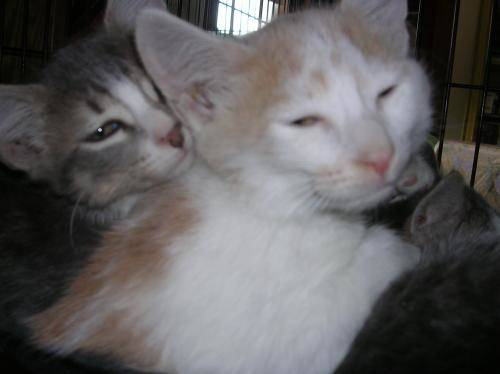
#> input picture images/Cat/16.jpg, 500 x 374 px; its folder holds only this picture in this run
$ python 'Cats Vs Dogs Model.py'
#> lines starting #> are read from the running program, lines starting #| are printed output that depends on the picture
from cv2 import imshow
import matplotlib.image as mpimg
import numpy as np
import timeit
import os
import cv2
import pyttsx3
from scipy import rand
from tqdm import tqdm
import random
import matplotlib.pyplot as plt
from skimage.feature import hog
import matplotlib.image as mpimg
from sklearn.svm import LinearSVC
from sklearn.svm import SVC
from sklearn import metrics, svm
from sklearn.model_selection import train_test_split
###########################################################
# 1- Read The Data.
g = pyttsx3.init()
dir = 'images'
category = ['Cat', 'Dog']
data = []
for c in category:
    folder = os.path.join(dir, c)
    label = category.index(c)
    for img in os.listdir(folder):
        img_path = os.path.join(folder, img)
        img = cv2.imread(img_path, 0)
#> img: shape (374, 500); min 0, max 255, mean 94
        img = cv2.resize(img, (128, 64))
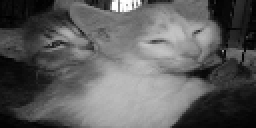
#> img: shape (64, 128) (shown 2 times larger); min 0, max 255, mean 93.9
        fd, hog_image = hog(img, orientations=9, pixels_per_cell=(
            8, 8), cells_per_block=(2, 2), visualize=True)
#> fd = 3780 values, max 0.511 at index 3674, min 0 at index 460, mean 0.138
        data.append([fd, label])
#> pass 2 of the loop `for c in category:`:
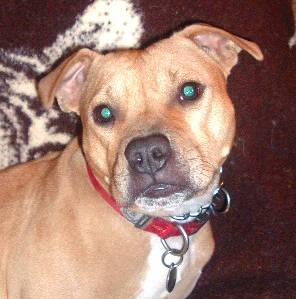
#> input picture images/Dog/2.jpg, 296 x 299 px
#> `img = cv2.imread(img_path, 0)`:
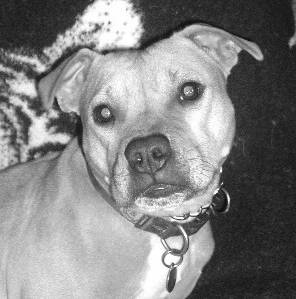
#> img: shape (299, 296); min 2, max 255, mean 130.7
#> `img = cv2.resize(img, (128, 64))`:
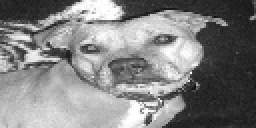
#> img: shape (64, 128) (shown 2 times larger); min 11, max 255, mean 130.6
#> fd = 3780 values, max 0.363 at index 22, min 0 at index 124, mean 0.14
###########################################################
# 2- Store Data To Train & Test It.
X = []
Y = []
for feat, label in data:
    X.append(feat)
    Y.append(label)
#> this loop made 2 passes
#> label on passes 1 to 2: 0, 1
#> after the loop, X = 2 items; Y = [0, 1]
###########################################################
# 3- Create an Instance of SVM (Poly) and Fit out Data.
xtrain, xtest, ytrain, ytest = train_test_split(
    X, Y, test_size=0.09, random_state=10, shuffle=True)
#> xtrain = 1 item; xtest = 1 item; ytrain = [1]; ytest = [0]
#> (the run stopped early here; a loop or call above may not have finished)
